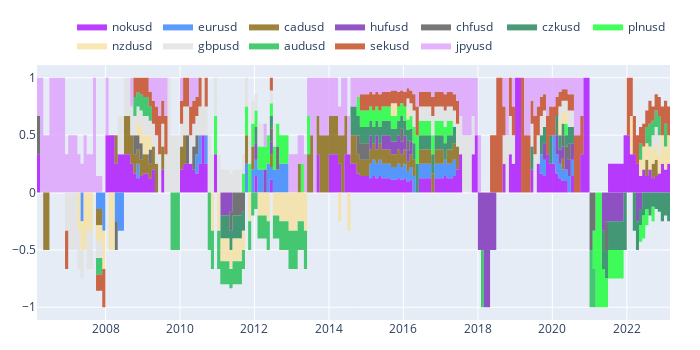

Source (notebook cell):
### Code cell
pf[1.0].plot().show()

### Figure 1 — Plotly figure (JSON) as saved in the notebook; plotly's stock layout.template omitted (floating-point values rounded to 4 significant figures; data arrays with more than 128 entries replaced by an {"elided": "..."} marker saying what was removed)
{"data": [{"fillcolor": "rgba(170,13,254,0.8000)", "legendgroup": "pfopt_0", "line": {"shape": "hv", "width": 0}, "name": "nokusd", "showlegend": true, "stackgroup": "one", "type": "scatter", "uid": "f64353bc-a021-43ed-b866-19684066e3e2", "x": {"elided": "205 str values"}, "y": {"elided": "205 float values"}}, {"fillcolor": "rgba(50,131,254,0.8000)", "legendgroup": "pfopt_1", "line": {"shape": "hv", "width": 0}, "name": "eurusd", "showlegend": true, "stackgroup": "one", "type": "scatter", "uid": "0725b129-d156-4665-8d54-1d7a73d32cc6", "x": {"elided": "205 str values"}, "y": {"elided": "205 float values"}}, {"fillcolor": "rgba(133,102,13,0.8000)", "legendgroup": "pfopt_2", "line": {"shape": "hv", "width": 0}, "name": "cadusd", "showlegend": true, "stackgroup": "one", "type": "scatter", "uid": "a718cf37-8f72-416d-b79e-d61b81c5b65e", "x": {"elided": "205 str values"}, "y": {"elided": "205 float values"}}, {"fillcolor": "rgba(120,42,182,0.8000)", "legendgroup": "pfopt_3", "line": {"shape": "hv", "width": 0}, "name": "hufusd", "showlegend": true, "stackgroup": "one", "type": "scatter", "uid": "9e8c57f2-1286-49ea-8813-5bda637f468a", "x": {"elided": "205 str values"}, "y": {"elided": "205 float values"}}, {"fillcolor": "rgba(86,86,86,0.8000)", "legendgroup": "pfopt_4", "line": {"shape": "hv", "width": 0}, "name": "chfusd", "showlegend": true, "stackgroup": "one", "type": "scatter", "uid": "b95103f1-0ad0-4d05-bdcb-d022bb132eef", "x": {"elided": "205 str values"}, "y": {"elided": "205 float values"}}, {"fillcolor": "rgba(28,131,86,0.8000)", "legendgroup": "pfopt_5", "line": {"shape": "hv", "width": 0}, "name": "czkusd", "showlegend": true, "stackgroup": "one", "type": "scatter", "uid": "077a6cbd-07d5-4892-b288-cf3143250eef", "x": {"elided": "205 str values"}, "y": {"elided": "205 float values"}}, {"fillcolor": "rgba(22,255,50,0.8000)", "legendgroup": "pfopt_6", "line": {"shape": "hv", "width": 0}, "name": "plnusd", "showlegend": true, "stackgroup": "one", "type": "scatter", "uid": "db59ac48-b7f3-4bf2-ad2d-cd69392c1212", "x": {"elided": "205 str values"}, "y": {"elided": "205 float values"}}, {"fillcolor": "rgba(247,225,160,0.8000)", "legendgroup": "pfopt_7", "line": {"shape": "hv", "width": 0}, "name": "nzdusd", "showlegend": true, "stackgroup": "one", "type": "scatter", "uid": "e37d85e3-e0ec-47af-be2c-48c5a975771e", "x": {"elided": "205 str values"}, "y": {"elided": "205 float values"}}, {"fillcolor": "rgba(226,226,226,0.8000)", "legendgroup": "pfopt_8", "line": {"shape": "hv", "width": 0}, "name": "gbpusd", "showlegend": true, "stackgroup": "one", "type": "scatter", "uid": "34b0e3d9-df15-446b-8b06-b1debf598775", "x": {"elided": "205 str values"}, "y": {"elided": "205 float values"}}, {"fillcolor": "rgba(28,190,79,0.8000)", "legendgroup": "pfopt_9", "line": {"shape": "hv", "width": 0}, "name": "audusd", "showlegend": true, "stackgroup": "one", "type": "scatter", "uid": "795988ad-913a-452c-84aa-616b97acebfd", "x": {"elided": "205 str values"}, "y": {"elided": "205 float values"}}, {"fillcolor": "rgba(196,69,28,0.8000)", "legendgroup": "pfopt_10", "line": {"shape": "hv", "width": 0}, "name": "sekusd", "showlegend": true, "stackgroup": "one", "type": "scatter", "uid": "8cf02d0e-9b32-40b0-9bda-b5bf9603d6db", "x": {"elided": "205 str values"}, "y": {"elided": "205 float values"}}, {"fillcolor": "rgba(222,160,253,0.8000)", "legendgroup": "pfopt_11", "line": {"shape": "hv", "width": 0}, "name": "jpyusd", "showlegend": true, "stackgroup": "one", "type": "scatter", "uid": "d33bb572-926f-4d2d-9a45-0ba228df2a73", "x": {"elided": "205 str values"}, "y": {"elided": "205 float values"}}, {"fillcolor": "rgba(170,13,254,0.8000)", "legendgroup": "pfopt_0", "line": {"shape": "hv", "width": 0}, "name": "nokusd", "showlegend": false, "stackgroup": "two", "type": "scatter", "uid": "77a1ede1-297a-4847-8220-b9dc07398580", "x": {"elided": "205 str values"}, "y": {"elided": "205 int values"}}, {"fillcolor": "rgba(50,131,254,0.8000)", "legendgroup": "pfopt_1", "line": {"shape": "hv", "width": 0}, "name": "eurusd", "showlegend": false, "stackgroup": "two", "type": "scatter", "uid": "dc3e4591-564c-4731-b23e-ddf7df4385d5", "x": {"elided": "205 str values"}, "y": {"elided": "205 float values"}}, {"fillcolor": "rgba(133,102,13,0.8000)", "legendgroup": "pfopt_2", "line": {"shape": "hv", "width": 0}, "name": "cadusd", "showlegend": false, "stackgroup": "two", "type": "scatter", "uid": "b58b4195-5539-45cf-af9e-482782168f2f", "x": {"elided": "205 str values"}, "y": {"elided": "205 float values"}}, {"fillcolor": "rgba(120,42,182,0.8000)", "legendgroup": "pfopt_3", "line": {"shape": "hv", "width": 0}, "name": "hufusd", "showlegend": false, "stackgroup": "two", "type": "scatter", "uid": "3400939d-4b87-4e79-8e36-ce39259c62be", "x": {"elided": "205 str values"}, "y": {"elided": "205 float values"}}, {"fillcolor": "rgba(86,86,86,0.8000)", "legendgroup": "pfopt_4", "line": {"shape": "hv", "width": 0}, "name": "chfusd", "showlegend": false, "stackgroup": "two", "type": "scatter", "uid": "99096bb5-c765-437e-bff6-96feb6eb005f", "x": {"elided": "205 str values"}, "y": {"elided": "205 float values"}}, {"fillcolor": "rgba(28,131,86,0.8000)", "legendgroup": "pfopt_5", "line": {"shape": "hv", "width": 0}, "name": "czkusd", "showlegend": false, "stackgroup": "two", "type": "scatter", "uid": "fb56d833-3a91-4c75-8b91-3b900f38b422", "x": {"elided": "205 str values"}, "y": {"elided": "205 float values"}}, {"fillcolor": "rgba(22,255,50,0.8000)", "legendgroup": "pfopt_6", "line": {"shape": "hv", "width": 0}, "name": "plnusd", "showlegend": false, "stackgroup": "two", "type": "scatter", "uid": "320d6098-fb8f-4d7c-8cab-746b18ea283a", "x": {"elided": "205 str values"}, "y": {"elided": "205 float values"}}, {"fillcolor": "rgba(247,225,160,0.8000)", "legendgroup": "pfopt_7", "line": {"shape": "hv", "width": 0}, "name": "nzdusd", "showlegend": false, "stackgroup": "two", "type": "scatter", "uid": "f3f844fd-ad87-422e-af2b-011f7fd92626", "x": {"elided": "205 str values"}, "y": {"elided": "205 float values"}}, {"fillcolor": "rgba(226,226,226,0.8000)", "legendgroup": "pfopt_8", "line": {"shape": "hv", "width": 0}, "name": "gbpusd", "showlegend": false, "stackgroup": "two", "type": "scatter", "uid": "39ebf8ba-db74-4312-b74e-fc8d60517eea", "x": {"elided": "205 str values"}, "y": {"elided": "205 float values"}}, {"fillcolor": "rgba(28,190,79,0.8000)", "legendgroup": "pfopt_9", "line": {"shape": "hv", "width": 0}, "name": "audusd", "showlegend": false, "stackgroup": "two", "type": "scatter", "uid": "308e82bb-9b7a-4f44-b450-3f5beb6ff569", "x": {"elided": "205 str values"}, "y": {"elided": "205 float values"}}, {"fillcolor": "rgba(196,69,28,0.8000)", "legendgroup": "pfopt_10", "line": {"shape": "hv", "width": 0}, "name": "sekusd", "showlegend": false, "stackgroup": "two", "type": "scatter", "uid": "5e1a3342-3518-47a4-97e3-fca94799a447", "x": {"elided": "205 str values"}, "y": {"elided": "205 float values"}}, {"fillcolor": "rgba(222,160,253,0.8000)", "legendgroup": "pfopt_11", "line": {"shape": "hv", "width": 0}, "name": "jpyusd", "showlegend": false, "stackgroup": "two", "type": "scatter", "uid": "d5e6ca68-0aac-4fa1-82de-e9e9d31b8f0a", "x": {"elided": "205 str values"}, "y": {"elided": "205 int values"}}], "layout": {"height": 350, "legend": {"orientation": "h", "traceorder": "normal", "x": 1, "xanchor": "right", "y": 1.02, "yanchor": "bottom"}, "margin": {"b": 30, "l": 30, "r": 30, "t": 30}, "width": 700}}
